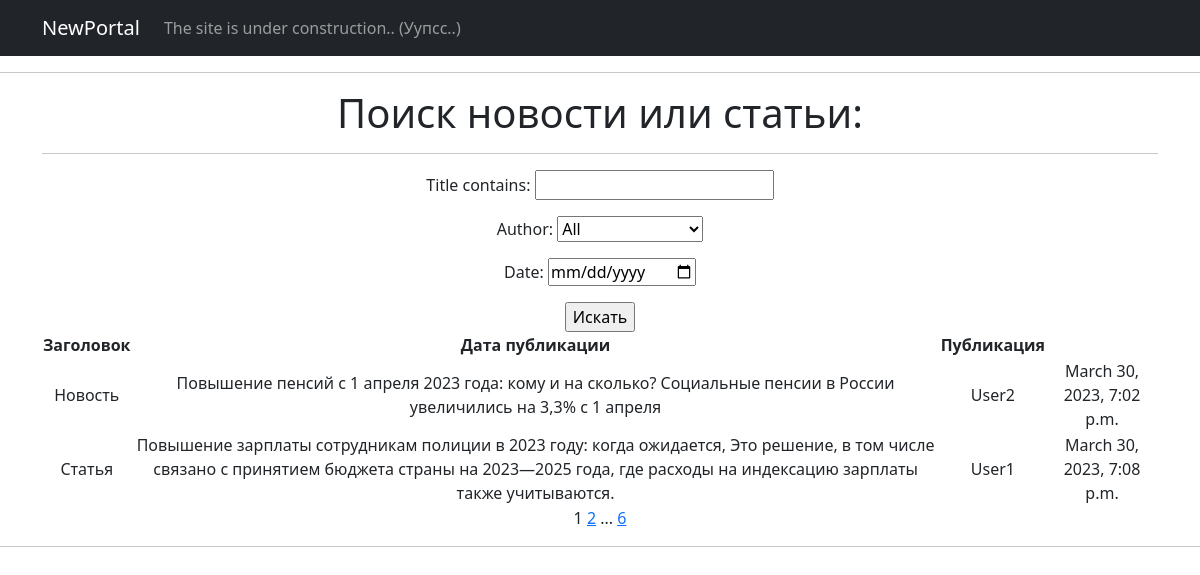
The app's page /news/search/ with its own data.
### news/models.py (models this page shows, shortened)
class Post(models.Model):
    author = models.ForeignKey(Author, on_delete=models.CASCADE)
    view = models.CharField(max_length=2, choices=OPTIONS)
    time_in = models.DateTimeField(auto_now_add=True)
    category = models.ManyToManyField(Category, through='PostCategory')
    title = models.CharField(max_length=250)
    text = models.TextField()
    rating_post = models.IntegerField(default=0)

class Author(models.Model):
    author = models.OneToOneField(User, on_delete=models.CASCADE)
    rating_author = models.IntegerField(default=0)
    author = models.ForeignKey(User, related_name="posts", on_delete=models.CASCADE)
    def __str__(self):
        return f'{self.author}'

### news/views.py (the view)
# urls.py: path('search/', PostSearch.as_view(), name='post_search'),
class PostSearch(ListView):
    model = Post
    ordering = 'time_in'
    template_name = 'post_search.html'
    context_object_name = 'posts'
    paginate_by = 2
    def get_queryset(self):
        queryset = super().get_queryset()
        self.filterset = PostFilter(self.request.GET, queryset)
        return self.filterset.qs
    def get_context_data(self, **kwargs):
        context = super().get_context_data(**kwargs)
        context['filterset'] = self.filterset
        return context

### news/templatetags/custom_filters.py (called while the page is built)
@register.filter()
def censor(text):
    stop_list = ['Гидра', 'Скотина', 'Падла',
                 'Гнида', 'Редиска',
                 'Padla', 'CkotiHa',
                 'Padla', 'GHida', 'Редиска',
                 'П4дл4', 'Плохой', 'Фигня']
    for word in stop_list:
        pattern = re.compile(word, re.IGNORECASE)
        text = pattern.sub(word[0] + "*" * len(word), text)
    return text

### news/templatetags/custom_tags.py (called while the page is built)
@register.simple_tag(takes_context=True)
def url_replace(context, **kwargs):
    d = context['request'].GET.copy()
    for k, v in kwargs.items():
        d[k] = v
    return d.urlencode()

### templates/post_search.html (shortened to what this page needs)
{% extends 'flatpages/default.html' %}
{% load custom_filters %}
{% load custom_tags %}
{% block content %}
<h1>Поиск новости или статьи:</h1>
<hr>
<form action="" method="get">
    {{ filterset.form.as_p }}
    <input type="submit" value="Искать"/>
</form>
{% if posts %}
<table>
    <tr>
        <td><b>Заголовок</b></td>
        <td><b>Дата публикации</b></td>
        <td><b>Публикация</b></td>
    </tr>
    {% for post in posts %}
    <tr>
        <td>{{ post.title }}</td>
        <td>{{ post.text|truncatewords:70|censor }}</td>
        <td>{{ post.author }}</td>
        <td>{{ post.time_in }}</td>
    </tr>
    {% endfor %}
</table>
{% else %}
<h2>Новостей нет!</h2>
{% endif %}
    {{ page_obj.number }}
    {% if page_obj.has_next %}
        <a href="?{% url_replace page=page_obj.next_page_number %}">{{ page_obj.next_page_number }}</a>
        {% if paginator.num_pages != page_obj.next_page_number %}
            ...
            <a href="?{% url_replace page=page_obj.paginator.num_pages %}">{{ page_obj.paginator.num_pages }}</a>
        {% endif %}
    {% endif %}
{% endblock content %}

### records on screen
Post: title "Новость", text|censor "Повышение пенсий с 1 апреля 2023 года: кому и на сколько? Социальные пенсии в России увеличились на 3,3% с 1 апреля", author "User2", time_in "March 30, 2023, 7:02 p.m."
Post: title "Статья", text|censor "Повышение зарплаты сотрудникам полиции в 2023 году: когда ожидается, Это решение, в том числе связано с принятием бюджета страны на 2023—2025 года, где расходы на индексацию зарплаты также учитываются.", author "User1", time_in "March 30, 2023, 7:08 p.m."

### other values on screen
{{ page_obj.number }} "1"
{{ page_obj.next_page_number }} "2"
{{ page_obj.paginator.num_pages }} "6"
